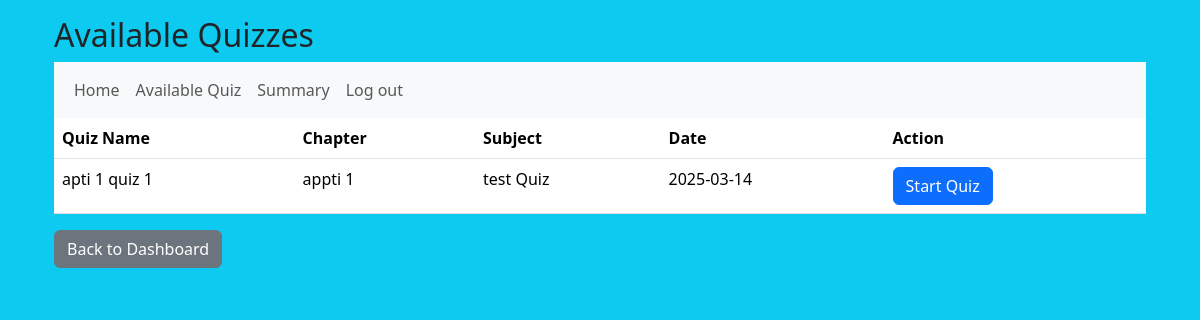
Before: /user/available_quizzes (signed in) with the older database file.
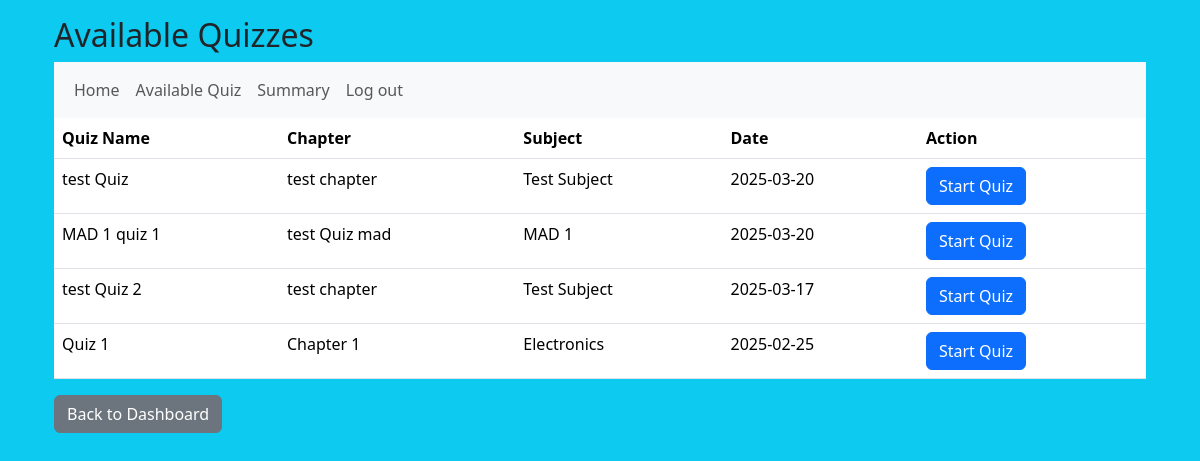
After: the same page with the newer database file.
### models/models.py (models this page shows)
class Quiz(db.Model):
    __tablename__ = "quizzes"
    id = db.Column(db.Integer, primary_key=True, autoincrement=True)
    chapter_id = db.Column(db.Integer, db.ForeignKey('chapters.id'), nullable=False)
    name = db.Column(db.String(50), nullable=False)
    description = db.Column(db.Text)
    remarks = db.Column(db.Text)
    date_of_quiz = db.Column(db.Date)
    chapter = db.relationship('Chapter', back_populates='quizzes')
    questions = db.relationship('Question', back_populates='quiz',cascade="all, delete-orphan")
    scores = db.relationship('Score', back_populates='quiz',cascade="all, delete-orphan")

class Chapter(db.Model):
    __tablename__ = "chapters"
    id = db.Column(db.Integer, primary_key=True, autoincrement=True)
    subject_id = db.Column(db.Integer, db.ForeignKey('subjects.id'), nullable=False)
    name = db.Column(db.String(50), nullable=False)
    description = db.Column(db.Text)
    remarks = db.Column(db.Text)
    subject = db.relationship('Subject', back_populates='chapters')
    quizzes = db.relationship('Quiz', back_populates='chapter',cascade="all, delete-orphan")

class Subject(db.Model):
    __tablename__ = "subjects"
    id = db.Column(db.Integer, primary_key=True, autoincrement=True)
    name = db.Column(db.String(50), nullable=False,unique=True)
    description = db.Column(db.Text)
    remarks = db.Column(db.Text)
    chapters = db.relationship('Chapter', back_populates='subject',cascade="all, delete-orphan")

### controllers/controllers.py (the view)
@controllers.route('/user/available_quizzes')
def available_quizzes():
    if not check_role('user'):
        flash('Access denied.You must be logged in as a user')
        return redirect(url_for('controllers.login'))
    today = datetime.now().date()
    quizzes = Quiz.query.filter(Quiz.date_of_quiz <= today).all()
    return render_template('available_quizzes.html', quizzes=quizzes)

### controllers/controllers.py (called while the page is built)
def check_role(role):
    if 'user_id' in session and session['role']==role:
        return True
    return False

### templates/available_quizzes.html
{% extends 'layout.html' %}
{% block body %}
<div class="container">
    <h2>Available Quizzes</h2>
    <nav class="navbar navbar-expand-sm bg-light">
        <div class="container-fluid">
            <ul class="navbar-nav">
                <li class="nav-item">
                    <a class="nav-link" href="{{url_for('controllers.user_dashboard')}}">Home</a>
                </li>
                <li>
                    <a class="nav-link" href ="{{url_for('controllers.available_quizzes')}}">Available Quiz</a>
                </li>
                <li>
                    <a class="nav-link" href ="{{url_for('controllers.user_summary')}}">Summary</a>
                </li>
                <li>
                    <a class="nav-link" href ="{{url_for('controllers.logout')}}">Log out</a>
                </li>
            </ul>
        </div>
    </nav>
    {% if quizzes %}
    <table class="table">
        <thead>
            <tr>
                <th>Quiz Name</th>
                <th>Chapter</th>
                <th>Subject</th>
                <th>Date</th>
                <th>Action</th>
            </tr>
        </thead>
        <tbody>
            {% for quiz in quizzes %}
            <tr>
                <td>{{ quiz.name }}</td>
                <td>{{ quiz.chapter.name }}</td>
                <td>{{ quiz.chapter.subject.name }}</td>
                <td>{{ quiz.date_of_quiz }}</td>
                <td>
                    <a href="{{ url_for('controllers.attempt_quiz', quiz_id=quiz.id) }}" class="btn btn-primary">Start Quiz</a>
                </td>
            </tr>
            {% endfor %}
        </tbody>
    </table>
    {% else %}
    <p>No available quizzes at the moment.</p>
    {% endif %}
    <a href="{{ url_for('controllers.user_dashboard') }}" class="btn btn-secondary">Back to Dashboard</a>
</div>
{% endblock %}

Changed rows visible on the page:
removed Quiz: name "apti 1 quiz 1", chapter.name "appti 1", chapter.subject.name "test Quiz", date_of_quiz "2025-03-14"
added Quiz: name "test Quiz", chapter.name "test chapter", chapter.subject.name "Test Subject", date_of_quiz "2025-03-20"
added Quiz: name "MAD 1 quiz 1", chapter.name "test Quiz mad", chapter.subject.name "MAD 1", date_of_quiz "2025-03-20"
added Quiz: name "test Quiz 2", chapter.name "test chapter", chapter.subject.name "Test Subject", date_of_quiz "2025-03-17"
added Quiz: name "Quiz 1", chapter.name "Chapter 1", chapter.subject.name "Electronics", date_of_quiz "2025-02-25"
